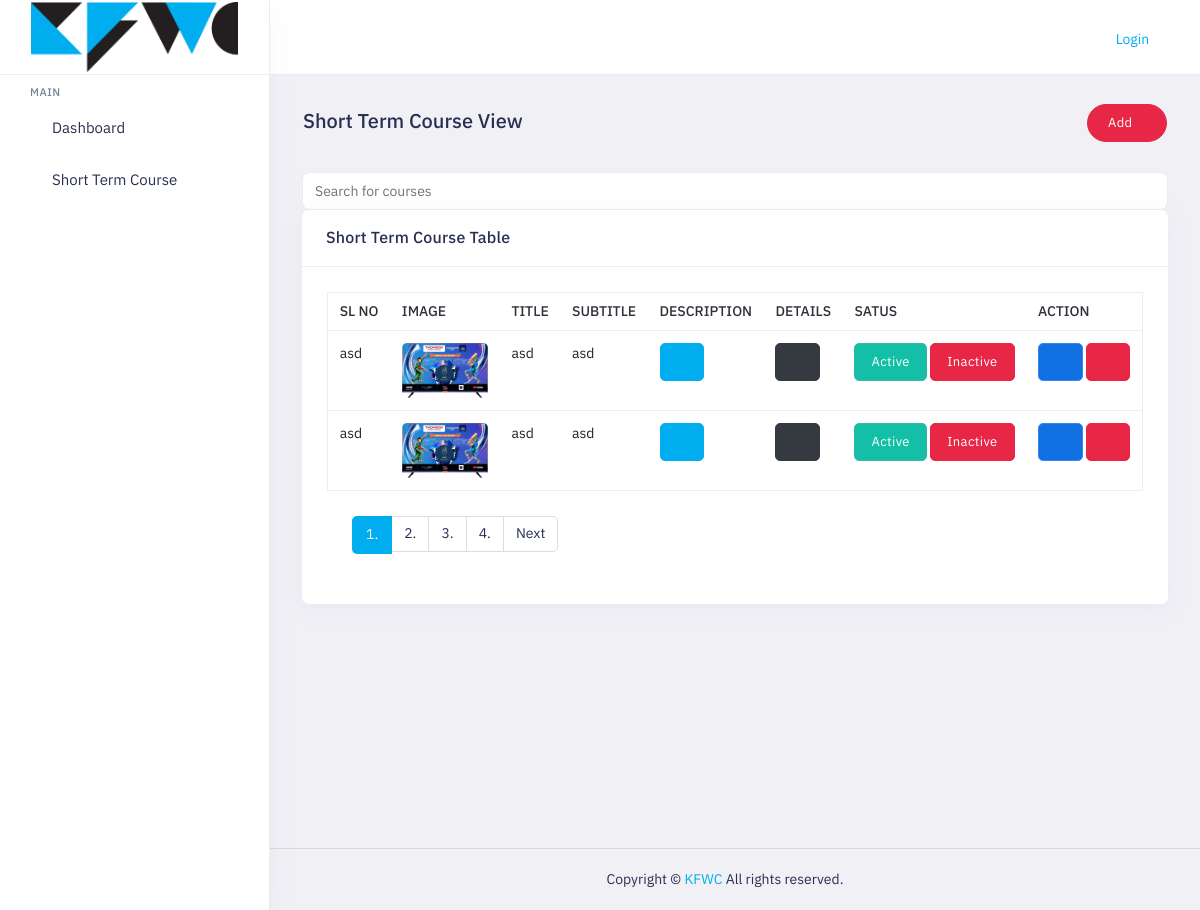
Page /short_course_view/ on the committed database.
### store/models.py (models this page shows)
class Course(models.Model):
    title = models.CharField(max_length=100)
    subtitle = models.CharField(max_length=500)
    description = models.CharField(max_length=500, default='', blank=True, null=True)
    status = models.BooleanField(default=True)
    image = models.ImageField(upload_to='uploads/course/', blank=True, null=True)
    def __str__(self):
        return self.title

### store/views.py (the view)
# urls.py: path('short_course_view/', views.short_course_view, name='short_course_view'),
def short_course_view(request):
    courses = Course.objects.all( )
    paginator = Paginator(courses, 2)
    page = request.GET.get("page")
    paged_course = paginator.get_page(page)
    context = {
        "paged_course": paged_course,
        "courses" :  courses
    }
    return render(request, 'short_course_view.html', context)

### templates/short_course_view.html (shortened to what this page needs)
{% extends "base.html" %}
{% block content %}
<div class="main-content app-content mt-0">
    <div class="side-app">
        <div class="main-container container-fluid">
            <div class="page-header">
                <h1 class="page-title">Short Term Course View</h1>
                <a href="{% url 'short_course_create' %}" class="btn btn-danger btn-pill">Add <i class="fa fa-plus"></i></a>
            </div>
            <div class="input-group">
                <input type="text" id="search-input" class="form-control" placeholder="Search for courses">
            </div>
            <div class="row">
                <div class="col-xl-12">
                    <div class="card">
                        <div class="card-header">
                            <h3 class="card-title">Short Term Course Table</h3>
                        </div>
                        <div class="card-body">
                            <div class="table-responsive">
                                <div class="table-responsive">
                                    <table class="table border text-nowrap text-md-nowrap table-hover mb-0">
                                        <thead>
                                            <tr>
                                                <th>Sl No</th>
                                                <th>Image</th>
                                                <th>Title</th>
                                                <th>Subtitle</th>
                                                <th>Description</th>
                                                <th>Details</th>
                                                <th>Satus</th>
                                                <th>Action</th>
                                            </tr>
                                        </thead>
                                        <tbody  id="courses-list">
                                            {% for course in paged_course %}
                                            <tr id="items-list">
                                                <td> {{ course }}</td>
                                                <td>
                                                    <img class="d-block img-fluid br-5 img-td"
                                                        src="{{ course.image.url }}" alt="{{ course.title }}">
                                                </td>
                                                <td> {{ course.title }}</td>
                                                <td>
                                                    {{ course.subtitle }}
                                                </td>
                                                <td><a class="btn btn-primary" data-bs-toggle="modal"
                                                        data-bs-target="#description">
                                                        <i class="side-menu__icon fe fe-eye text-white"></i>
                                                    </a>
                                                </td>
                                                <td><a class="btn btn-dark" data-bs-toggle="modal"
                                                        data-bs-target="#crsdetail">
                                                        <i class="side-menu__icon fe fe-list text-white"></i>
                                                    </a>
                                                </td>
                                                <td>
                                                    <a href=""><span class="btn btn-success">Active</span></a>
                                                    <a href=""> <span class="btn btn-danger">Inactive</span></a>
                                                </td>
                                                <td>
                                                    <a class=" btn btn-info" href="{% url 'course_edit' course.id %}">
                                                        <i class="side-menu__icon fe fe-edit"></i>
                                                    </a>
                                                    <a class="btn btn-danger" data-bs-toggle="modal"
                                                        data-bs-target="#modaldemo5">
                                                        <i class="side-menu__icon fe fe-trash text-white"></i>
                                                    </a>
                                                </td>
                                            </tr>
                                            {% endfor %}
                                        </tbody>
                                    </table>
                                </div>
                                <div class="card-body">
                                    {% if paged_course.has_other_pages %}
                                    <ul class="pagination">
                                        <li class="page-item active"><a class="page-link" href="?page=1">1.</a></li>
                                        <li class="page-item"><a class="page-link" href="?page=2">2.</a></li>
                                        <li class="page-item"><a class="page-link" href="?page=">3.</a></li>
                                        <li class="page-item"><a class="page-link" href="?page=4">4.</a></li>
                                        <li class="page-item page-next">
                                            <a class="page-link" href="#">Next</a>
                                        </li>
                                    </ul>
                                    {% endif %}
                                </div>
                            </div>
                        </div>
                    </div>
                </div>
            </div>
        </div>
    </div>
{% endblock  %}

### static/assets/colors/color1.css (style rules this page uses)
a { color: var(--primary-bg-color); }
.btn-primary { color: #fff !important; background: var(--primary-bg-color) !important; border-color: var(--primary-bg-color) !important; }
.page-item.active .page-link { color: #fff; background-color: var(--primary-bg-color); border-color: var(--primary-bg-color); }

### static/assets/css/style-custom.css (style rules this page uses)
.img-td { width: 100px; }
.page-item.active .page-link { background: #00aeef !important; border: 2px solid #00aeef !important; }

### rows in the picture
Course: title "asd", image (picture), subtitle "asd"
Course: title "asd", image (picture), subtitle "asd"
